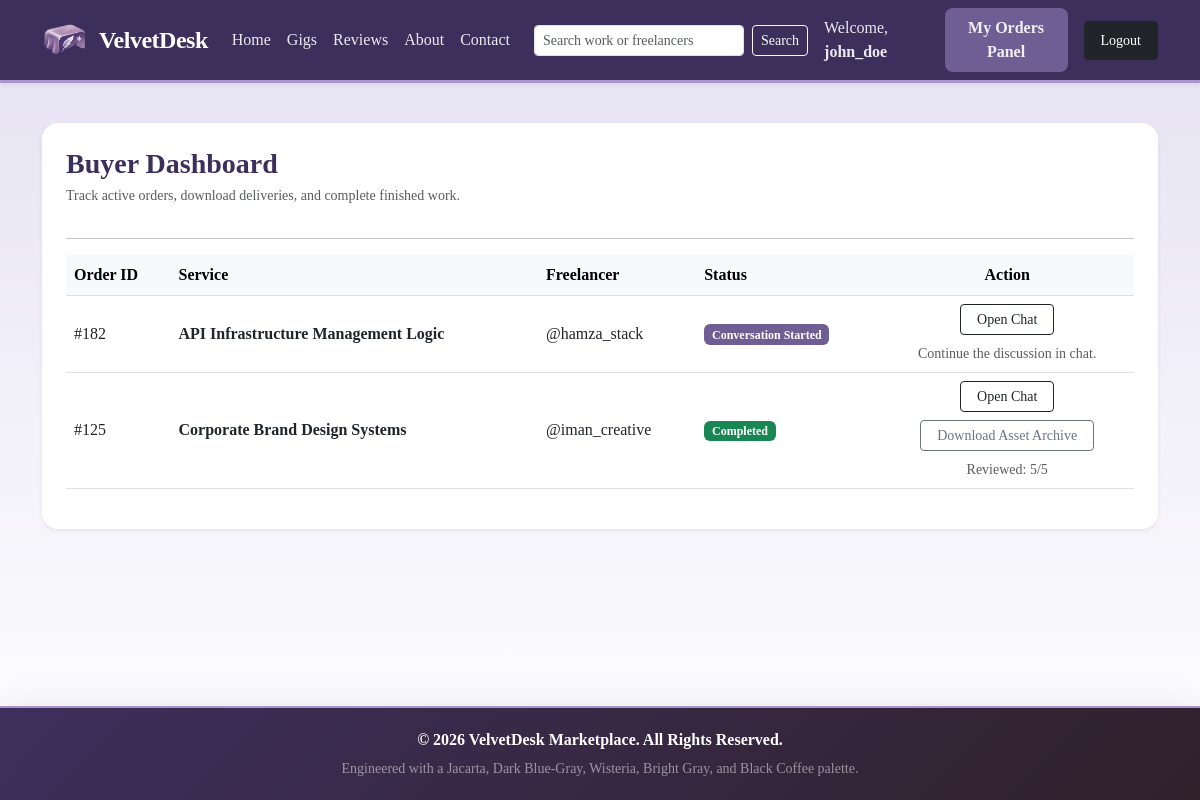
The app's page /buyer_dashboard.php (signed in) with its own data.
### tables this page shows
CREATE TABLE orders (
        order_id INTEGER PRIMARY KEY AUTOINCREMENT,
        gig_id INTEGER,
        buyer_id INTEGER,
        seller_id INTEGER,
        order_status TEXT DEFAULT 'Conversation Started',
        delivery_file_path TEXT DEFAULT NULL,
        submission_date DATETIME DEFAULT CURRENT_TIMESTAMP,
        conversation_started_at DATETIME DEFAULT CURRENT_TIMESTAMP,
        order_placed_at DATETIME DEFAULT NULL,
        confirmed_at DATETIME DEFAULT NULL,
        FOREIGN KEY(gig_id) REFERENCES gigs(gig_id),
        FOREIGN KEY(buyer_id) REFERENCES users(user_id),
        FOREIGN KEY(seller_id) REFERENCES users(user_id)
    );

CREATE TABLE gigs (
        gig_id INTEGER PRIMARY KEY AUTOINCREMENT,
        user_id INTEGER,
        title TEXT NOT NULL,
        description TEXT NOT NULL,
        price REAL NOT NULL,
        image_path TEXT DEFAULT 'assets/uploads/default-gig.svg',
        portfolio_link TEXT DEFAULT NULL,
        category TEXT DEFAULT '',
        subcategory TEXT DEFAULT '',
        service_type TEXT DEFAULT '',
        package_type TEXT DEFAULT 'Standard',
        delivery_time_days INTEGER DEFAULT 3,
        revisions INTEGER DEFAULT 2,
        gig_tags TEXT DEFAULT '',
        highlights TEXT DEFAULT '',
        requirements TEXT DEFAULT '',
        faq TEXT DEFAULT '',
        includes_source_files INTEGER DEFAULT 0,
        video_link TEXT DEFAULT '',
        created_at DATETIME DEFAULT CURRENT_TIMESTAMP,
        FOREIGN KEY(user_id) REFERENCES users(user_id)
    );

CREATE TABLE reviews (
        review_id INTEGER PRIMARY KEY AUTOINCREMENT,
        order_id INTEGER NOT NULL UNIQUE,
        reviewer_id INTEGER NOT NULL,
        seller_id INTEGER NOT NULL,
        rating INTEGER NOT NULL CHECK(rating BETWEEN 1 AND 5),
        review_text TEXT NOT NULL,
        created_at DATETIME DEFAULT CURRENT_TIMESTAMP,
        FOREIGN KEY(order_id) REFERENCES orders(order_id) ON DELETE CASCADE,
        FOREIGN KEY(reviewer_id) REFERENCES users(user_id) ON DELETE CASCADE,
        FOREIGN KEY(seller_id) REFERENCES users(user_id) ON DELETE CASCADE
    );

### buyer_dashboard.php (the view, shortened to what this page needs)
<?php
include 'config.php';
include 'header.php';
$current_user_id = $_SESSION['user_id'];
$csrf_token = generateCSRFToken();
$sql = "SELECT orders.*, gigs.title, users.username AS seller_name FROM orders
        JOIN gigs ON orders.gig_id = gigs.gig_id
        JOIN users ON orders.seller_id = users.user_id
        WHERE orders.buyer_id = :user_id ORDER BY orders.order_id DESC";
$stmt = $conn->prepare($sql);
$stmt->bindParam(':user_id', $current_user_id);
$stmt->execute();
$my_orders = $stmt->fetchAll(PDO::FETCH_ASSOC);
$reviews_stmt = $conn->prepare("SELECT order_id, rating, review_text FROM reviews WHERE reviewer_id = :user_id");
$reviews_stmt->bindParam(':user_id', $current_user_id);
$reviews_stmt->execute();
$my_reviews = [];
foreach ($reviews_stmt->fetchAll(PDO::FETCH_ASSOC) as $review) {
    $my_reviews[(int)$review['order_id']] = $review;
}
?>
<div class="card p-4 shadow-sm border-0 rounded-4 bg-white mt-3">
    <h3 class="fw-bold mb-1 text-jacarta">Buyer Dashboard</h3>
    <p class="text-muted small">Track active orders, download deliveries, and complete finished work.</p>
    <hr>
    <?php if (empty($my_orders)): ?>
        <p class="text-center text-muted py-4">You have not placed any orders yet. <a href="index.php#featured-gigs">Browse gigs</a></p>
    <?php else: ?>
        <div class="table-responsive">
            <table class="table align-middle">
                <thead class="table-light">
                    <tr>
                        <th>Order ID</th>
                        <th>Service</th>
                        <th>Freelancer</th>
                        <th>Status</th>
                        <th class="text-center">Action</th>
                    </tr>
                </thead>
                <tbody>
                    <?php foreach ($my_orders as $order): ?>
                        <tr>
                            <td>#<?php echo $order['order_id']; ?></td>
                            <td class="fw-bold text-dark"><?php echo htmlspecialchars($order['title']); ?></td>
                            <td>@<?php echo htmlspecialchars($order['seller_name']); ?></td>
                            <td>
                                <?php if ($order['order_status'] === 'Conversation Started'): ?>
                                    <span class="badge bg-dark-blue-gray text-white px-2.5 py-1.5">Conversation Started</span>
                                <?php elseif ($order['order_status'] === 'Confirmed'): ?>
                                    <span class="badge bg-primary text-white px-2.5 py-1.5">Confirmed</span>
                                <?php elseif ($order['order_status'] === 'In Progress'): ?>
                                    <span class="badge bg-warning text-dark px-2.5 py-1.5">In Progress</span>
                                <?php elseif ($order['order_status'] === 'Delivered'): ?>
                                    <span class="badge bg-info text-white px-2.5 py-1.5">Delivered</span>
                                <?php else: ?>
                                    <span class="badge bg-success text-white px-2.5 py-1.5">Completed</span>
                                <?php endif; ?>
                            </td>
                            <td class="text-center">
                                <div class="d-flex flex-column gap-2 align-items-center">
                                    <a href="chat.php?order_id=<?php echo $order['order_id']; ?>" class="btn btn-sm btn-outline-dark px-3">Open Chat</a>
                                    <?php if ($order['order_status'] === 'Delivered'): ?>
                                        <div class="d-flex justify-content-center gap-2 flex-wrap">
                                            <a href="<?php echo $order['delivery_file_path']; ?>" download class="btn btn-sm btn-outline-dark px-2.5">Download File</a>
                                            <span class="text-muted small align-self-center">Waiting for freelancer to close</span>
                                        </div>
                                    <?php elseif ($order['order_status'] === 'Completed'): ?>
                                        <a href="<?php echo $order['delivery_file_path']; ?>" download class="btn btn-sm btn-outline-secondary px-3">Download Asset Archive</a>
                                        <?php if (!isset($my_reviews[(int)$order['order_id']])): ?>
                                            <form action="orders.php" method="POST" class="w-100 text-start mt-1">
                                                <input type="hidden" name="csrf_token" value="<?php echo $csrf_token; ?>">
                                                <input type="hidden" name="order_id" value="<?php echo $order['order_id']; ?>">
                                                <select name="rating" class="form-select form-select-sm mb-1" required>
                                                    <option value="5">5 - Excellent</option>
                                                    <option value="4">4 - Very good</option>
                                                    <option value="3">3 - Good</option>
                                                    <option value="2">2 - Fair</option>
                                                    <option value="1">1 - Poor</option>
                                                </select>
                                                <textarea name="review_text" class="form-control form-control-sm mb-1" rows="2" placeholder="Write a short review" required></textarea>
                                                <button type="submit" name="submit_review_btn" class="btn btn-sm btn-velvet w-100">Submit Review</button>
                                            </form>
                                        <?php else: ?>
                                            <span class="small text-muted">Reviewed: <?php echo (int)$my_reviews[(int)$order['order_id']]['rating']; ?>/5</span>
                                        <?php endif; ?>
                                    <?php else: ?>
                                        <span class="text-muted small">Continue the discussion in chat.</span>
                                    <?php endif; ?>
                                </div>
                            </td>
                        </tr>
                    <?php endforeach; ?>
                </tbody>
            </table>
        </div>
    <?php endif; ?>
</div>
<?php include 'footer.php'; ?>

### header.php (shortened to what this page needs)
<!DOCTYPE html>
<html lang="en">
<head>
    <link href="https://cdn.jsdelivr.net/npm/bootstrap@5.3.0/dist/css/bootstrap.min.css" rel="stylesheet">
</head>
<body>
<nav class="navbar navbar-expand-lg navbar-dark mb-4 shadow-sm">
    <div class="container">
        <a class="navbar-brand d-flex align-items-center fs-4" href="index.php">
            <img src="assets/image-removebg-preview.png" alt="VelvetDesk Logo" style="height: 35px; width: auto; margin-right: 12px; object-fit: contain;">
            VelvetDesk
        </a>
        <div class="collapse navbar-collapse" id="navbarNav">
            <ul class="navbar-nav ms-auto align-items-center">
                <li class="nav-item"><a class="nav-link" href="index.php">Home</a></li>
                <li class="nav-item"><a class="nav-link" href="index.php#featured-gigs">Gigs</a></li>
                <li class="nav-item"><a class="nav-link" href="index.php#reviews">Reviews</a></li>
                <li class="nav-item"><a class="nav-link" href="index.php#about-us">About</a></li>
                <li class="nav-item"><a class="nav-link" href="contact.php">Contact</a></li>
                <li class="nav-item ms-lg-3 me-lg-2 my-2 my-lg-0">
                    <form action="index.php" method="GET" class="d-flex">
                        <input type="search" name="search" value="<?php echo htmlspecialchars($_GET['search'] ?? ''); ?>" class="form-control form-control-sm me-2" placeholder="Search work or freelancers" style="min-width: 210px;">
                        <button type="submit" class="btn btn-sm btn-outline-light">Search</button>
                    </form>
                </li>
                <?php if (isset($_SESSION['user_id'])): ?>
                    <li class="nav-item">
                        <span class="nav-link text-light me-2">Welcome, <strong><?php echo htmlspecialchars($_SESSION['username']); ?></strong></span>
                    </li>
                    <?php if ($_SESSION['role'] === 'seller'): ?>
                        <li class="nav-item"><a class="nav-link btn btn-sm btn-velvet text-white px-3 me-2" href="dashboard.php">Seller Dashboard</a></li>
                    <?php else: ?>
                        <li class="nav-item"><a class="nav-link btn btn-sm btn-velvet text-white px-3 me-2" href="buyer_dashboard.php">My Orders Panel</a></li>
                    <?php endif; ?>
                    <li class="nav-item ms-lg-2 my-2 my-lg-0">
                        <a class="btn btn-sm btn-dark text-white px-3 py-2 d-inline-flex align-items-center justify-content-center" href="logout.php" style="white-space: nowrap;">Logout</a>
                    </li>
                <?php else: ?>
                    <li class="nav-item"><a class="nav-link" href="login.php">Login</a></li>
                    <li class="nav-item"><a class="nav-link btn btn-sm btn-velvet text-white px-3" href="register.php">Join</a></li>
                <?php endif; ?>
            </ul>
        </div>
    </div>
</nav>
<div class="container flex-grow-1">

### footer.php (shortened to what this page needs)
</div>
<footer class="footer mt-5 shadow-lg">
    <div class="container text-center">
        <p class="mb-1 fw-semibold">&copy; <?php echo date('Y'); ?> VelvetDesk Marketplace. All Rights Reserved.</p>
        <small class="text-white-50">Engineered with a Jacarta, Dark Blue-Gray, Wisteria, Bright Gray, and Black Coffee palette.</small>
    </div>
</footer>
</body>
</html>

### header.php (style rules this page uses)
:root { --jacarta: #3D2F5C; --dark-blue-gray: #6F5E93; --wisteria: #A895CD; --bright-gray: #E4E0F2; --black-coffee: #31212B; --jacarta-rgb: 61, 47, 92; --dark-blue-gray-rgb: 111, 94, 147; --wisteria-rgb: 168, 149, 205; --bright-gray-rgb: 228, 224, 242; --black-coffee-rgb: 49, 33, 43; }
body { background: linear-gradient(180deg, rgba(var(--bright-gray-rgb), 0.96), #ffffff); min-height: 100vh; display: flex; flex-direction: column; font-family: 'Georgia', 'Times New Roman', serif; color: var(--black-coffee); }
.navbar { background-color: var(--jacarta) !important; border-bottom: 3px solid var(--wisteria); }
.navbar-brand { color: #FFFFFF !important; font-weight: 700; letter-spacing: -0.5px; }
.nav-link { color: rgba(255, 255, 255, 0.9) !important; font-weight: 500; }
.footer { background: linear-gradient(135deg, var(--jacarta), var(--black-coffee)); color: #FFFFFF; margin-top: auto; padding: 20px 0; border-top: 2px solid var(--wisteria); }
.btn-velvet { background-color: var(--dark-blue-gray); color: white; border: none; font-weight: 600; border-radius: 8px; transition: 0.3s; }
.text-jacarta { color: var(--jacarta) !important; }
.bg-dark-blue-gray { background-color: var(--dark-blue-gray) !important; }

### records on screen
orders: order_id "182", gig.title "API Infrastructure Management Logic", seller_name "hamza_stack", shows "Conversation Started", shows "Continue the discussion in chat."
orders: order_id "125", gig.title "Corporate Brand Design Systems", seller_name "iman_creative", order_status "Completed", order_id.rating "5"

### other values on screen
$_SESSION['username'] "john_doe"
